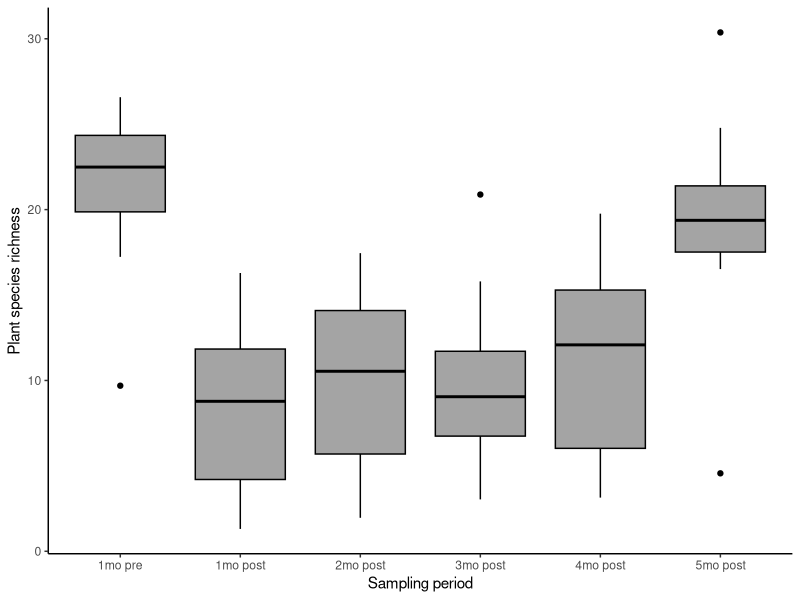
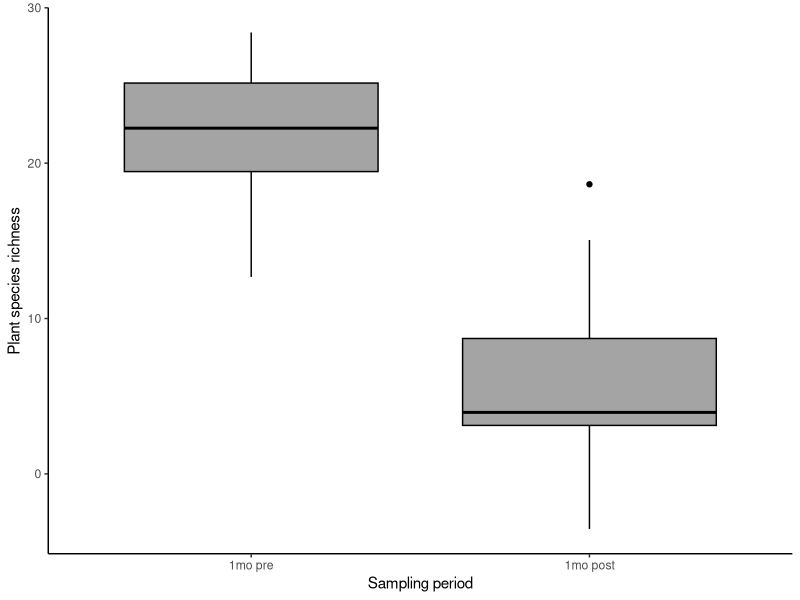

These charts were generated, in order, by the following R code:
## ---- chunk 1

n_group <- 6 # number of treatment groups
n_name <- c("1mo pre","1mo post","2mo post","3mo post","4mo post","5mo post")
n_size <- c(11,13,12,9,12,10) #number of observations in our groups

n_mean <- c(22,7,9,10,11,16)
n_sd <- c(5,5,5,5,5,5) #ANOVA assumes that the variance is the same in all
period <- rep(n_name,n_size)

id <- 1:(sum(n_size))
P.richness <- c(rnorm(n=n_size[1], mean=n_mean[1], sd=n_sd[1]),
             rnorm(n=n_size[2], mean=n_mean[2], sd=n_sd[2]),
             rnorm(n=n_size[3], mean=n_mean[3], sd=n_sd[3]),
             rnorm(n=n_size[4], mean=n_mean[4], sd=n_sd[4]),
             rnorm(n=n_size[5], mean=n_mean[5], sd=n_sd[5]),
             rnorm(n=n_size[6], mean=n_mean[6], sd=n_sd[6]))
ano_data <- data.frame(id,period,P.richness)
ano_data$period <- factor(ano_data$period,
                  levels = c("1mo pre","1mo post","2mo post","3mo post",
                             "4mo post","5mo post"), ordered = TRUE)
head(ano_data)

## ---- chunk 2
# anova model 

ano_model <- aov(P.richness~period, data=ano_data)
summary(ano_model)
TukeyHSD(ano_model)

# ggplot
library(ggplot2)

ano_plot <- ggplot(data = ano_data,
                   aes(x=period,
                       y=P.richness)) + 
                  geom_boxplot(fill='#A4A4A4', color="black")+
                  labs(x="Sampling period", y = "Plant species richness") +
                 theme_classic()
print(ano_plot)

## ---- chunk 3

n_group <- 2 
n_name <- c("1mo pre","1mo post")
n_size <- c(13,11) 

n_mean <- c(22,7) # We would expect plant richness to be much lower after a hurricane.
n_sd <- c(5,5) #ANOVA assumes that the variance is the same in all
period <- rep(n_name,n_size)

id <- 1:(sum(n_size))
P.richness <- c(rnorm(n=n_size[1], mean=n_mean[1], sd=n_sd[1]),
                 rnorm(n=n_size[2], mean=n_mean[2], sd=n_sd[2]))
ano_data <- data.frame(id,period,P.richness)
ano_data$period <- factor(ano_data$period,
                  levels = c("1mo pre","1mo post"), ordered = TRUE)

# anova model 

ano_model <- aov(P.richness~period, data=ano_data)
summary(ano_model)

# ggplot
library(ggplot2)

ano_plot <- ggplot(data = ano_data,
                   aes(x=period,
                       y=P.richness)) + 
                  geom_boxplot(fill='#A4A4A4', color="black")+
                  labs(x="Sampling period", y = "Plant species richness") +
                 theme_classic()
print(ano_plot)
## ---- chunk 4
n_group <- 2 
n_name <- c("1mo pre","1mo post")
n_size <- c(13,11) 

n_mean <- c(15,10.4) # We would expect plant richness to be much lower after a hurricane.
n_sd <- c(5,5) #ANOVA assumes that the variance is the same in all
period <- rep(n_name,n_size)

id <- 1:(sum(n_size))
P.richness <- c(rnorm(n=n_size[1], mean=n_mean[1], sd=n_sd[1]),
                 rnorm(n=n_size[2], mean=n_mean[2], sd=n_sd[2]))
ano_data <- data.frame(id,period,P.richness)
ano_data$period <- factor(ano_data$period,
                  levels = c("1mo pre","1mo post"), ordered = TRUE)

# anova model 

ano_model <- aov(P.richness~period, data=ano_data)
summary(ano_model)

## ---- chunk 5
n_group <- 2 
n_name <- c("1mo pre","1mo post")
n_size <- c(3,3) 

n_mean <- c(22,7) 
n_sd <- c(5,5) 
period <- rep(n_name,n_size)

id <- 1:(sum(n_size))
P.richness <- c(rnorm(n=n_size[1], mean=n_mean[1], sd=n_sd[1]),
                 rnorm(n=n_size[2], mean=n_mean[2], sd=n_sd[2]))
ano_data <- data.frame(id,period,P.richness)
ano_data$period <- factor(ano_data$period,
                  levels = c("1mo pre","1mo post"), ordered = TRUE)

# anova model 

ano_model <- aov(P.richness~period, data=ano_data)
summary(ano_model)
